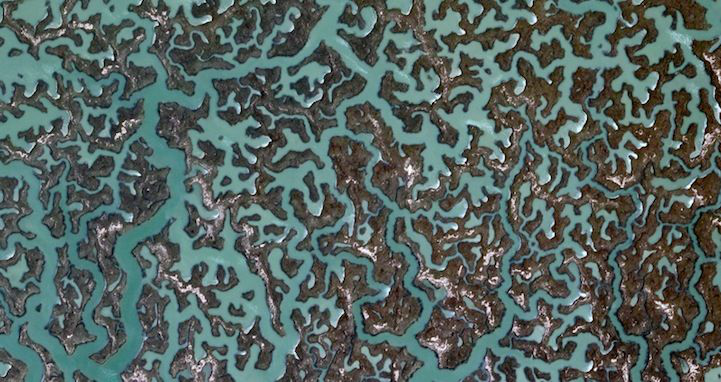
#> input picture fractal/images64/f0_b64.png, 721 x 382 px
$ jupyter execute --allow-errors 'fractal augmentor.ipynb'   (shell and % lines are left out)
#> lines starting #> are read from the running program, lines starting #| are printed output that depends on the picture
[cell 1]
import numpy as np
import matplotlib.image as mpimg
import matplotlib.pyplot as plt
import scipy.signal
import sys

[cell 2]
# reading image
image = mpimg.imread('images64/f0_b64.png')
#> image is the input picture: shape (382, 721, 3) float32; mean R, G, B 0.333, 0.393, 0.377

[cell 3]
COLOR_CHANNELS = len(np.shape(image))
#> COLOR_CHANNELS = 3
COLOR_CHANNELS
#> Out = 3

[cell 4]
plt.imshow(image)

[cell 5]
def imageToGray(im):
    R, G, B = im[:,:,0], im[:,:,1], im[:,:,2]
    return 0.2989*R + 0.5870*G + 0.1140*B

[cell 6]
def gaussian_scale_mask(shape=(3,3), sigma=0.5):
    """
    Gaussian mask Generation Function
    """
    m, n = [(ss-1.)/2. for ss in shape]
    y_pix, x_pix = np.ogrid[-m:m+1, -n:n+1]
    h_g_mask = np.exp(-(x_pix*x_pix + y_pix*y_pix) / (2*sigma*sigma))
    h_g_mask[ h_g_mask < np.finfo(h_g_mask.dtype).eps*h_g_mask.max() ] = 0
    sum_h_g_mask = h_g_mask.sum()

    if sum_h_g_mask!=0:
        h_g_mask /= sum_h_g_mask
    return h_g_mask

[cell 7]
r = 7
plt.imshow(gaussian_scale_mask((r,r), r/2.0))
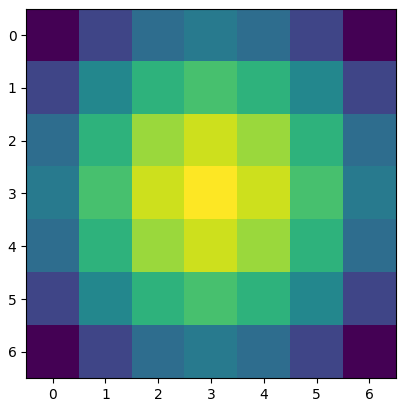
#> figure drawn by matplotlib, 1 panel

#> (a cell that did not finish here is left out)

[cell 9]
image.shape
#> Out = (382, 721, 3)
